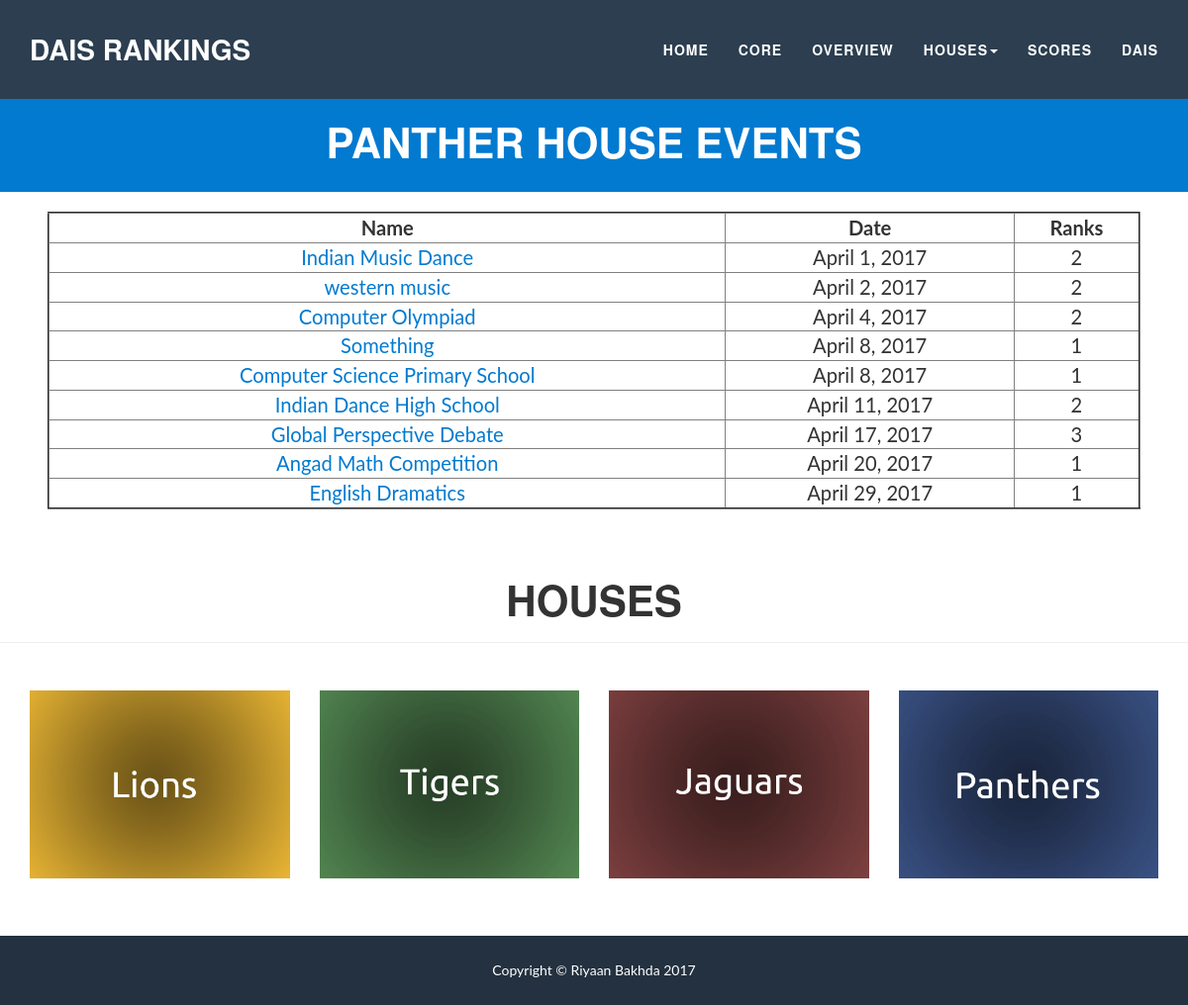
Before: /houses/panthers with the older database file.
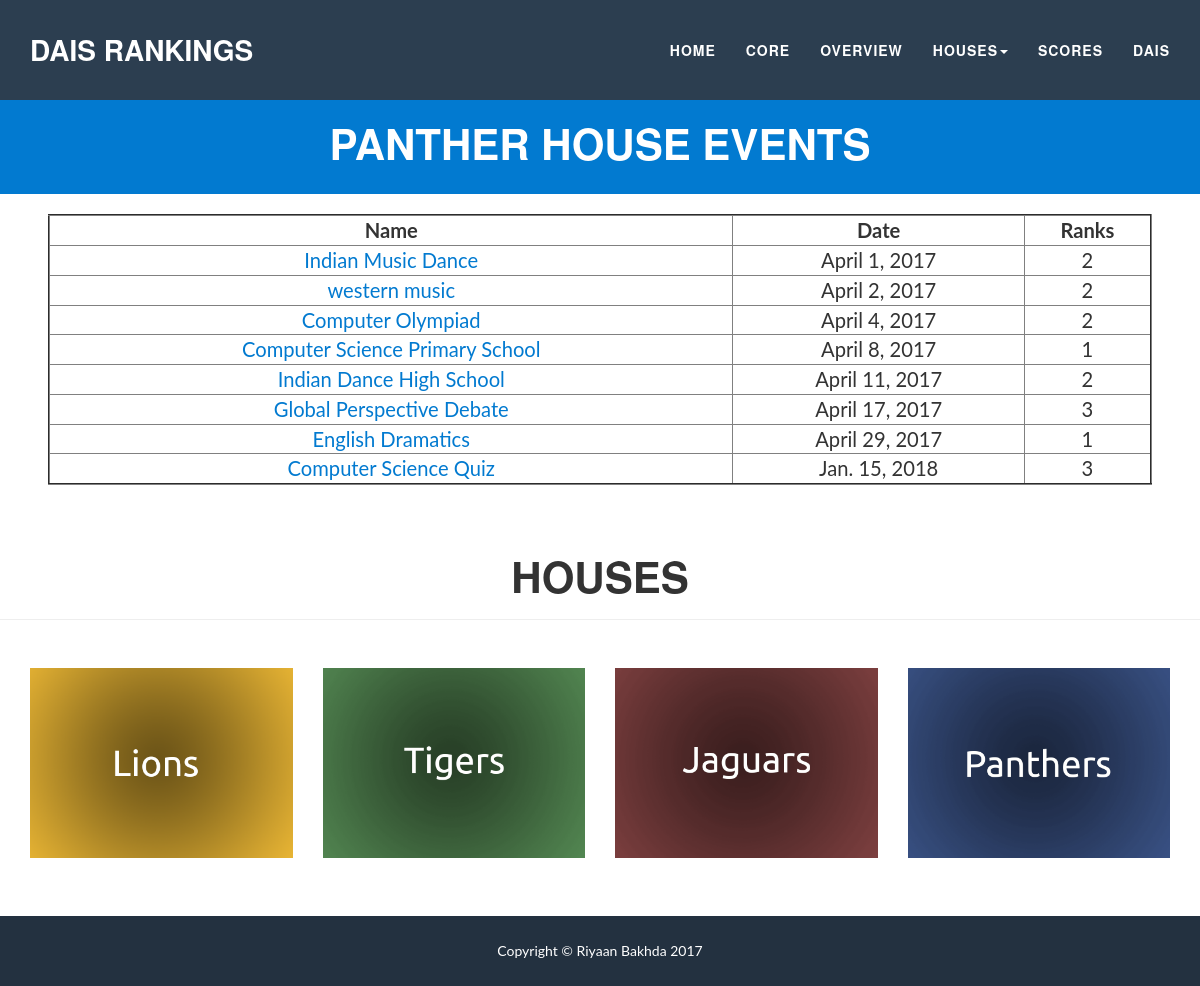
After: the same page with the newer database file.
### school/models.py (models this page shows, shortened)
class Event(models.Model):
    event_name = models.CharField(max_length=128)
    event_date = models.DateField()
    tigers = models.IntegerField()
    panthers = models.IntegerField()
    lions = models.IntegerField()
    jaguars = models.IntegerField()
    @property
    def hasHappened(self):
        return not date.today() < self.event_date
    @property
    def getRank(self):
        scores = [['p', self.panthers], ['l', self.lions], ['t', self.tigers], ['j', self.jaguars]]
        scores = sorted(scores, key=lambda student: student[1], reverse=True)
        i = 0
        rankings = []
        equal_score = 149819248192188919129984
        for score in scores:
            if equal_score != score[1]:
                equal_score = score[1]
                i += 1
            rankings.append([score[0], equal_score, i])
        ranks = [0,0,0,0]
        for rank in rankings:
            if rank[0] == 'p':
                ranks[0] = rank[2]
            elif rank[0] == 'l':
                ranks[1] = rank[2]
            elif rank[0] == 't':
                ranks[2] = rank[2]
            elif rank[0] == 'j':
                ranks[3] = rank[2]
        return ranks
    @property
    def getPantherRank(self):
        return self.getRank[0]
    def getRankByName(self,name):
        if name == "panther":
            return self.getPantherRank
        elif name == "lions":
            return self.getLionRank
        elif name == "tigers":
            return self.getTigerRank
        elif name == "jaguars":
            return self.getJaguarRank

### school/views.py (the view)
def panthers(request):
    return house(request, "panthers")

### school/views.py (called while the page is built)
def house(request,name):
    all_event = quick_sort(Event.objects.all())
    sum = 0
    ranks = []
    for event in all_event:
        ranks.append(event.getRankByName(name))
    context = {
        'sum' : sum,
        'all_events': all_event,
        'name': name,
        'CapName': (name[:1].upper() + name[1:])[:-1],
    }
    return render(request, 'school/house.html', context)

def quick_sort(l):
    length = len(l)
    if length <=1:
        return l
    else:
        pivot = l[(int(length/2))]
        new = []
        for event in range(len(l)):
            if event == int(length/2):
                pass
            else:
                new.append(l[event])
        l = new
        less, more = [], []
        for x in l:
            if x.event_date<pivot.event_date:
                less.append(x)
            else:
                more.append(x)
        return quick_sort(less) + [pivot] + quick_sort(more)

### school/templates/school/house.html (shortened to what the changed rows need)
<!DOCTYPE html>
<html lang="en"><head><meta http-equiv="Content-Type" content="text/html; charset=UTF-8">
    <link href="/static/bootstrap.min.css" rel="stylesheet">
    <link href="/static/freelancer.min.css" rel="stylesheet">
    <link href="//maxcdn.bootstrapcdn.com/font-awesome/4.2.0/css/font-awesome.min.css" rel="stylesheet">
    <link href="/static/css" rel="stylesheet" type="text/css">
    <link href="/static/css(1)" rel="stylesheet" type="text/css">
</head>
    <section>
        <div class="Information">
        {% if all_events %}
            <section class="success" id="About">
                <div class="container">
                    <div class="row">
                        <div class="col-sm-12 text-center">
                            <h2>{{CapName}} House Events</h2>
                        </div>
                    </div>
                </div>
            </section>
            <br>
                <table border="2" class="center" width="92%" style="text-align:center">
                <tr>
                    <th style="text-align:center">Name</th>
                    <th style="text-align:center">Date</th>
                    <th style="text-align:center">Ranks</th>
                </tr>
                {% for event in all_events %}
                    <tr>
                        <td><a href="/school/events/{{event.id}}">{{ event.event_name }}</a></td>
                        {%if event.hasHappened%}
                            <td>{{event.event_date}}</td>
                            {% if name == "panthers" %}
                            <td><center>{{event.getPantherRank}}</center></td>
                            {% endif %}
                        {% else %}
                        <td>{{event.event_date}}</td>
                        <td><center>Future event</center></td>
                        {% endif %}
                    </tr>
                {% endfor %}
                </table>
            <br />
        {% else %}
            <br>
            <h1>There are no events</h1>
        {% endif %}
        </div>
    </section>
            <div class="row">
                <div class="col-lg-12 text-center">
                    <h1 style="font-size:3em">Houses</h1>
                </div>
            </div>
</body></html>

Changed rows visible on the page:
removed Event: event_name "Something", event_date "April 8, 2017", getPantherRank "1"
removed Event: event_name "Angad Math Competition", event_date "April 20, 2017", getPantherRank "1"
added Event: event_name "Computer Science Quiz", event_date "Jan. 15, 2018", getPantherRank "3"
